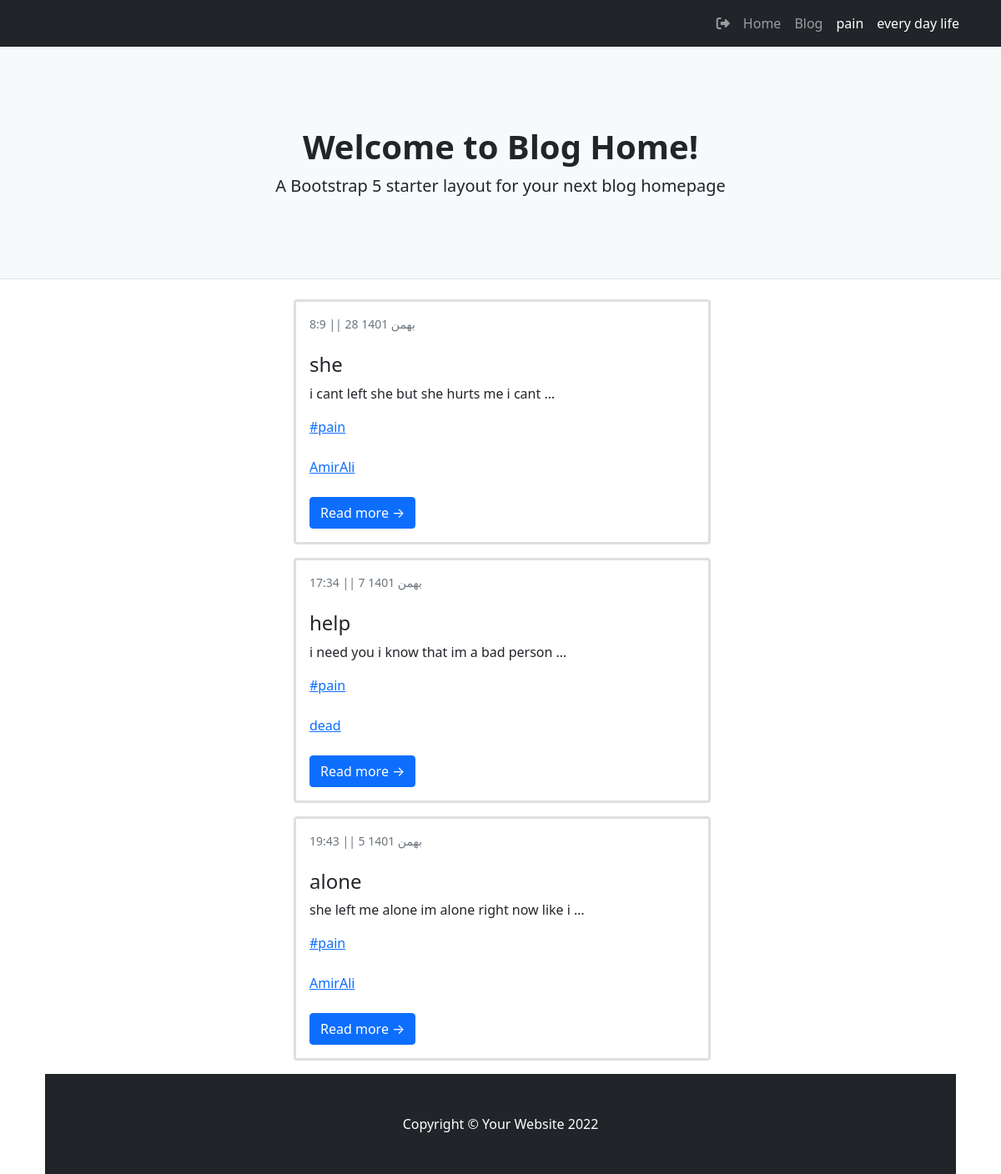
/category/pain, run on an earlier commit of the app's database.
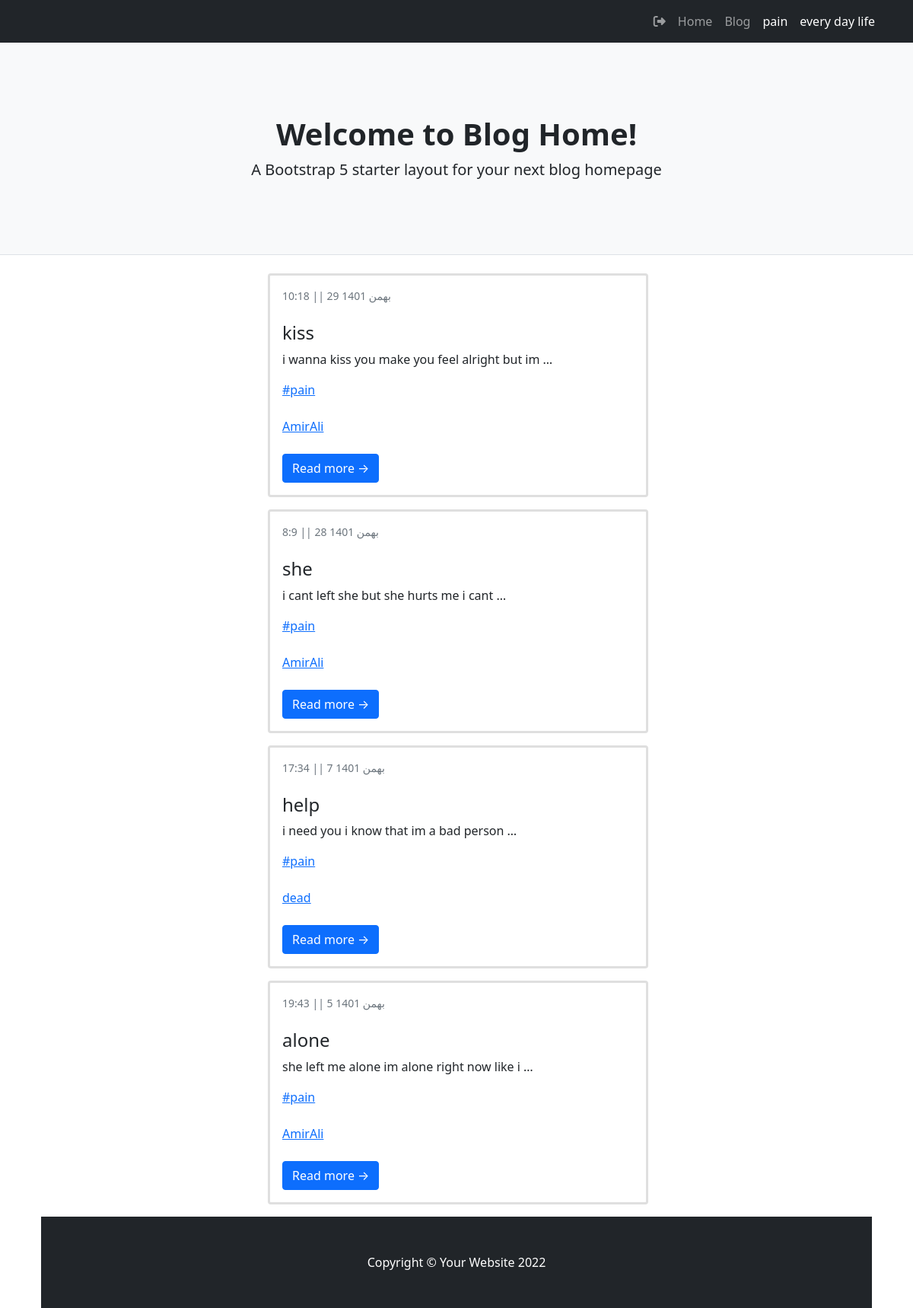
And on a later commit of the database.
### blog/models.py (models this page shows, shortened)
class Category(models.Model):
    parent = models.ForeignKey("self",default=None,null=True,blank=True,on_delete=models.SET_NULL,related_name='children')
    title = models.CharField(max_length=200)
    slug = models.SlugField(max_length=100,unique=True)
    status = models.BooleanField(default=True,verbose_name="show")
    position = models.IntegerField(verbose_name="order")
    class Meta:
        ordering = ['parent__id','position']
    objects = CategorytManager()

class Article(models.Model):
    STATUS_CHOICES=(
        ('d','draft'),
        ("p",'publish'),
        ("i","pendeing"),#در دست برسی
        ("b","back")#خانواده شده برگشت داده شده
    )
    author = models.ForeignKey(User,on_delete=models.SET_NULL,null=True,related_name="posts_of_author")# اختصاص دادن یک نویسدنده برای پست
    title = models.CharField(max_length=200)
    slug = models.SlugField(max_length=100,unique=True)
    category = models.ManyToManyField(Category,related_name="post_of_category")
    descriptions = models.TextField()
    publish= models.DateTimeField(default=timezone.now)
    created = models.DateTimeField(auto_now_add=True)
    updated = models.DateTimeField(auto_now=True)
    is_special = models.BooleanField(default=False,verbose_name="special post")
    status = models.CharField(max_length=1,choices=STATUS_CHOICES)
    class Meta:
        ordering = ["-publish"]
    def jalali_get_publish(self):
         return jalali_converter(self.publish)
    jalali_get_publish.short_description = "date published"
    def category_to_str(self):
        return ", ".join([category.title for category in self.category.active()])
    category_to_str.short_description = "category"  # این اطلاعات را با چه تایتلی در پنل ادمین نشان دهد
    objects = PostManager()

### account/models.py (models this page shows)
class User(AbstractUser):   #ارث بری از کلاس یوزر خود جنگو و ایجاد یوزر جدید برای استفاده توی پروژه
    is_author = models.BooleanField(default=False)
    special_user = models.DateTimeField(default=timezone.now)
    def special_or_not(self):
        if(timezone.now() < self.special_user):   #ایا یوزر الان یوزر طلایی هست یا ن
            return True
        else:
            return False
    special_or_not.boolean = True
    special_or_not.short_description = "special user"

### blog/views.py (the view)
# urls.py: path('category/<slug:slug>',Category_list.as_view(),name="category"),
class Category_list(ListView):
    paginate_by = 5  # """پیچ انیشین صفجه کتگوری"""
    template_name = "blog/category.html"
    def get_queryset(self):
        global category
        slug = self.kwargs.get("slug")
        category = get_object_or_404(Category.objects.active(),slug=slug)
        return category.post_of_category.published()
    def get_context_data(self, **kwargs):
        context = super().get_context_data(**kwargs)
        context["category"] = category
        return context

### blog/models.py (called while the page is built)
    def published(self):
        return self.filter(status="p")

    def active(self):
        return self.filter(status=True)

### blog/templatetags/base_tag.py (called while the page is built)
@register.inclusion_tag("blog/partial/navbar_tag.html")
def category_navbar():
    return {"category":Category.objects.filter(status = True)}

### extensions/jalali.py (called while the page is built)
    def persian_tuple(self):
        return self.persian_year, self.persian_month, self.persian_day

### extensions/utils.py (called while the page is built)
def jalali_converter(date):
    date_to_str = "{},{},{}".format(date.year,date.month,date.day)
    date_to_tuple = jalali.Gregorian(date_to_str).persian_tuple()
    date_to_list = list(date_to_tuple)
    for index , month in enumerate(ir_month):
        if date_to_list[1] == index+1:
            date_to_list[1]= month
            break
    output = f" ||  {date_to_list[2]} {date_to_list[1]} {date_to_list[0]}"
    output2 = f"    {date.hour}:{date.minute} "
    retu = [output,output2]
    return retu[1] + retu[0]

### templates/blog/category.html (shortened to what this page needs)
{%extends 'blog/base_list.html'%}

### templates/blog/base_list.html (shortened to what this page needs)
{%extends "blog/base.html"%}
{%block main%}
        <div class="container ">
            <div class="row">
                <div class="col-lg-8">
                  {%for post in object_list%}
                  <div class="card mb-3">
                      <div class="card-body">
                          <div class="small text-muted">{{post.jalali_get_publish}}</div>
                          <h2 class="card-title h4">{{post.title}}</h2>
                          <p class="card-text">{{post.descriptions|striptags | truncatewords:10}}</p>
                            {%for cat in post.category.active%}
                            <a href='{%url "blog:category" cat.slug%}'><p class="card-text">#{{cat.title}}</p></a> <br>
                            {%endfor%}
                            <a href='{%url "blog:author" post.author%}'><p class="card-text">{{post.author}}</p></a> <br>
                          <a class="btn btn-primary" href="{%url 'blog:Details' post.slug%}">Read more →</a>
                      </div>
                  </div>
                  {%endfor%}
            </div>
        </div>
{%endblock%}

### templates/blog/partial/navbar_tag.html (shortened to what this page needs)
<div class="collapse navbar-collapse" id="navbarSupportedContent">
    <ul class="navbar-nav ms-auto mb-2 mb-lg-0">
        <a class="nav-link " href="{% url "account:logout" %}" role="button"><i class="fa fa-sign-out" aria-hidden="true"></i></a>
        <li class="nav-item"><a class="nav-link" href="{%url 'blog:home'%}">Home</a></li>
        <li class="nav-item"><a class="nav-link" aria-current="page" href="{%url "blog:home"%}">Blog</a></li>
        {%for cat in category%}
            {%if cat.parent == None%}
                <li class="nav-item">
                    <a class="nav-link active" aria-current="page" href="{%url "blog:category" cat.slug %}">{{cat.title}}</a>
                </li>
            {%endif%}
        {%endfor%}
    </ul>
</div>

What changed in the data, as far as the page shows it:
added Article: jalali_get_publish "10:18 || 29 بهمن 1401", title "kiss", descriptions "i wanna kiss you make you feel alright but im …", author "AmirAli", Category (title "pain")
